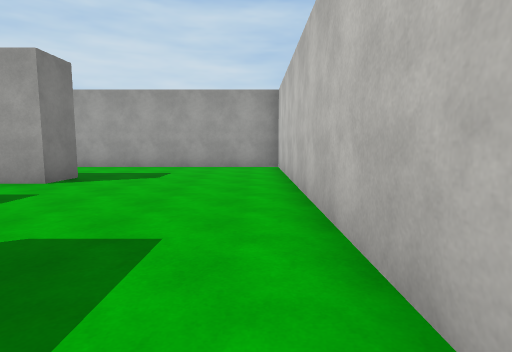
view 1 (above)

18 first-person views from a walk through a Unity game level. The camera is 1.4 m above the floor, tilts 6° down and sees 80° across. The floor is counted in squares, 2 m on a side. Each view is taken from the middle of a square. On the plan, view 1 faces up. The plan holds only what a view shows up to about 10 squares ahead; the rest is blank. The player is left out. Surface patterns are stand-ins for the level's own textures.

view 2
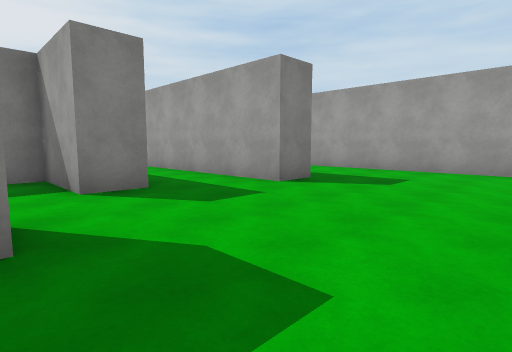

view 3
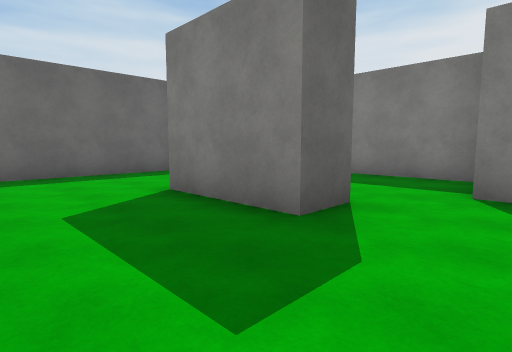

view 4
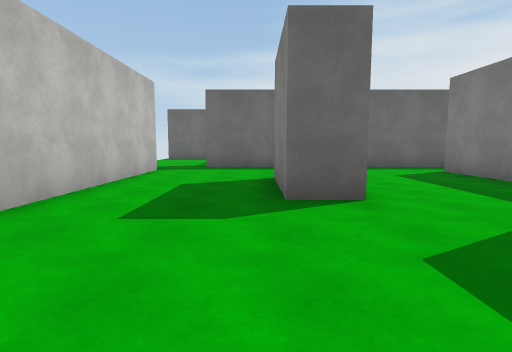

view 5
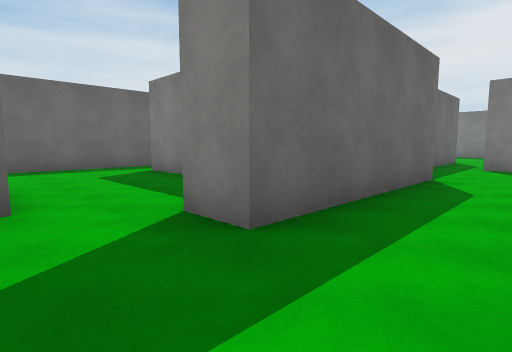

view 6
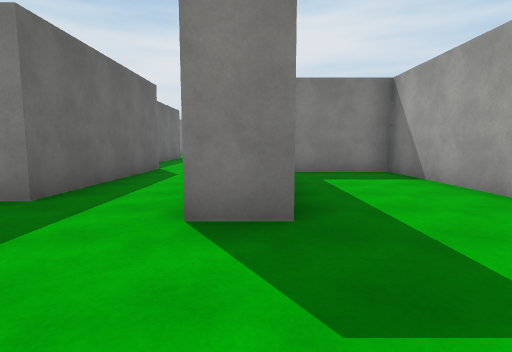

view 7
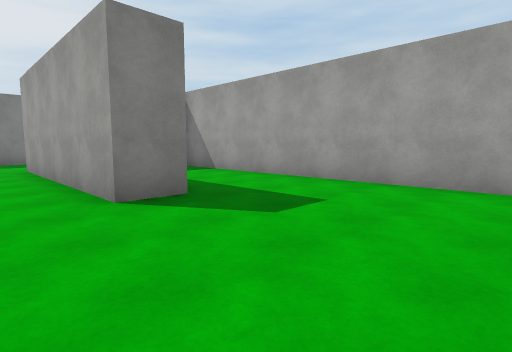

view 8
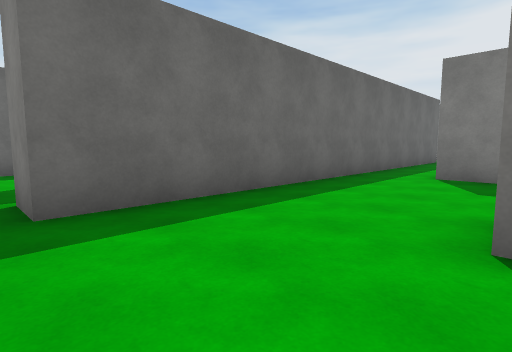

view 9
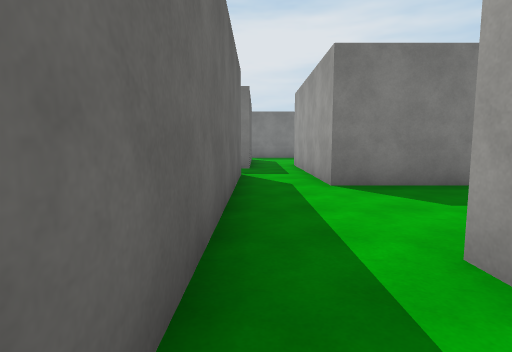

view 10
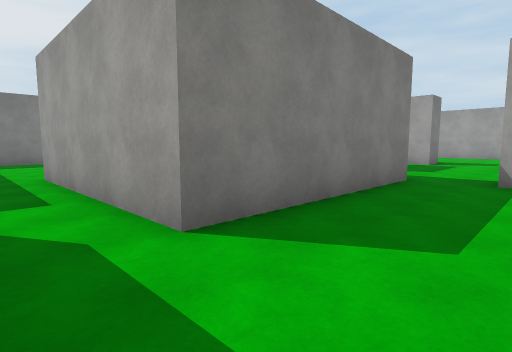

view 11
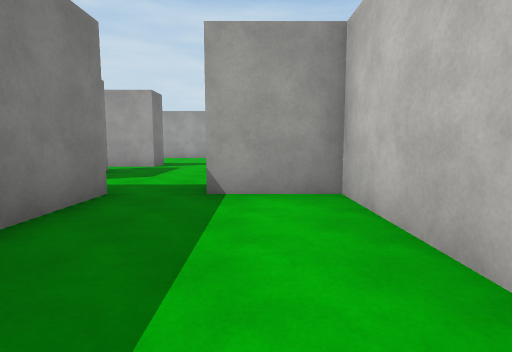

view 12
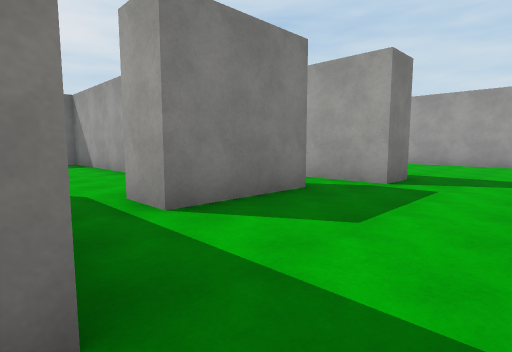

view 13
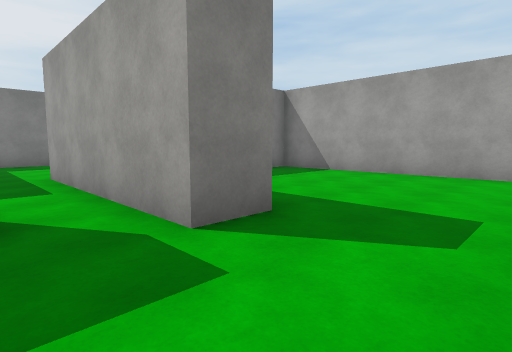

view 14
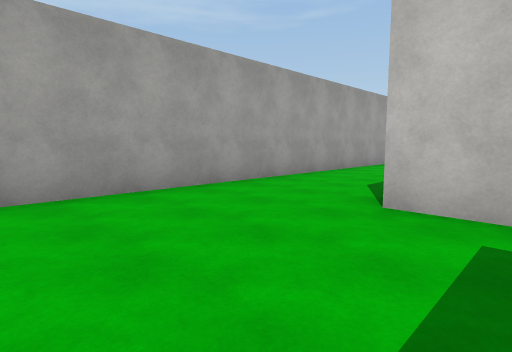

view 15
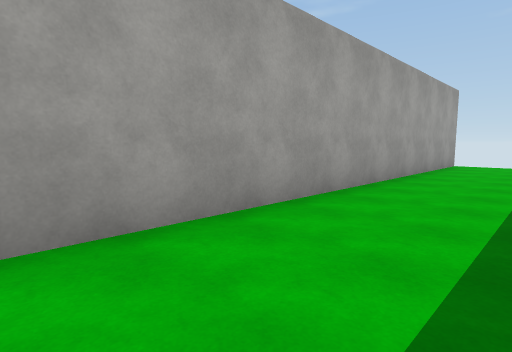

view 16
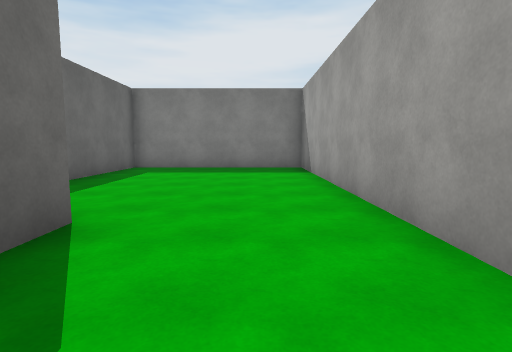

view 17
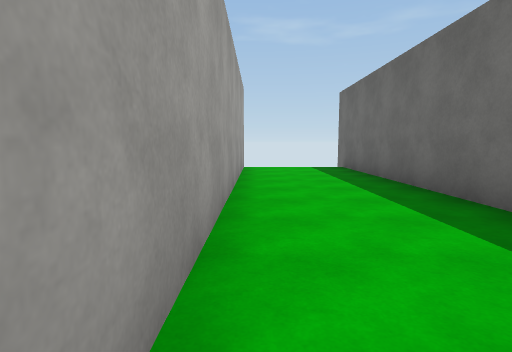

view 18
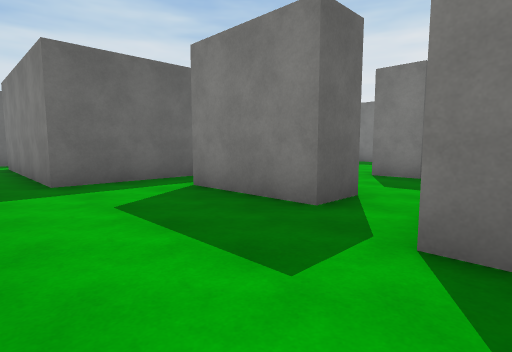

### Floor plan
Ten units are one square. View 1 is at (0, 0); x grows to the right and y downward. Boxes are objects, and circles mark ways between rooms. Rooms are numbered by the first view taken in them; rooms with no view inside come last. Other rooms are left out.
<svg viewBox="-176 -145 210 193">
<path fill="none" stroke="#000" d="M-35 -12 -24 -12 -24 14M-37 -64 -37 -53 -98 -53M-98 -32 -47 -32 -47 -22 -68 -22 -68 28M7 32 7 -90M8 -94 -87 -94 -87 -69M-74 43 -5 43M-78 6 -78 -22 -98 -22M-74 27 -79 27M-111 -23 -111 27 -125 27M-126 43 -74 43M-97 -92 -97 -104 -89 -104M-121 -84 -121 -74 -145 -74M-40 -104 29 -104M-140 -61 -129 -61 -129 -36 -140 -36M-145 -23 -111 -23M22 -134 -161 -134 -161 -84 -129 -84M-125 27 -161 27M-167 -61 -167 -50M-145 -74 -171 -74"/>
<circle cx="-70" cy="35" r="3" fill="#2a7"/>
<circle cx="-95" cy="-45" r="3" fill="#2a7"/>
<circle cx="-100" cy="-20" r="3" fill="#2a7"/>
<circle cx="-115" cy="35" r="3" fill="#2a7"/>
<circle cx="-135" cy="-70" r="3" fill="#2a7"/>
<text x="-40" y="-30">1</text>
<text x="-90" y="10">2</text>
<text x="-90" y="-110">3</text>
<text x="-140" y="40">4</text>
<text x="-160" y="-60">5</text>
</svg>
Room 1 opens to room 2. Room 1 opens to room 3. Room 2 opens to room 3. Room 2 opens to room 4. Room 3 opens to room 5.

Where each view was taken, in squares from view 1:
view 1: 0 up, 0 right, facing up
view 2: 1 up, 0 right, facing up-left
view 3: 3 up, 0 right, facing down-left
view 4: 5 up, 2 left, facing down
view 5: 5 up, 3 left, facing down-left
view 6: 6 up, 1 left, facing left
view 7: 4 up, 0 right, facing up-left
view 8: 1 down, 0 right, facing down-left
view 9: 4 down, 6 left, facing left
view 10: 4 down, 9 left, facing up-left
view 11: 2 down, 9 left, facing up
view 12: 2 up, 10 left, facing up-left
view 13: 6 up, 10 left, facing up-left
view 14: 9 up, 13 left, facing up-right
view 15: 11 up, 9 left, facing up-right
view 16: 12 up, 7 left, facing left
view 17: 13 up, 7 left, facing right
view 18: 8 up, 10 left, facing down-left
